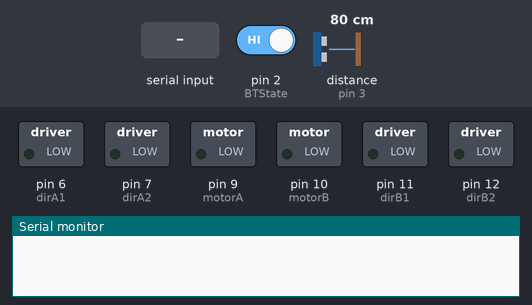
Simulated run of this sketch. Board: Arduino Uno, built with avr-gcc and run on an emulated ATmega328P. On the bench: switched loads named in the sketch (green lamp = pin HIGH), the last lines printed to the serial monitor. Wiring (inferred from the names in the program): ultrasonic range finder: trigger pin 5; echo pin 3. The inputs (shaded band) are chosen by the test bench; at power-on: pin 2 (BTState) HIGH, distance to the obstacle (sensor on pin 3) 80 cm. The echo pulse lasts 58.3 µs per cm; pins used as bus, display or sensor lines are not drawn.

Above: at 1.2 s.
1.3 s: "F" received over Serial
At 2.5 s:
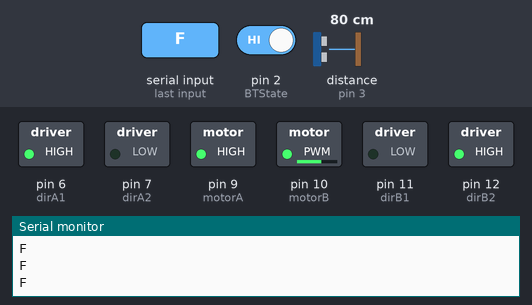
2.8 s: pin 2 (BTState) driven LOW
At 3.7 s:
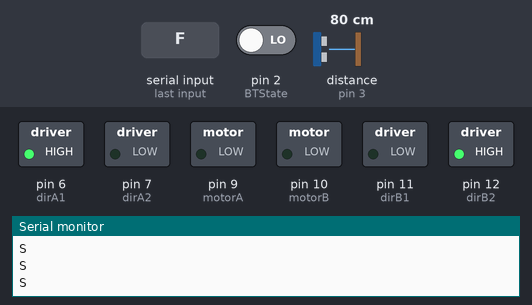
4.3 s: byte 74 ('J') received over Serial
At 5.0 s:
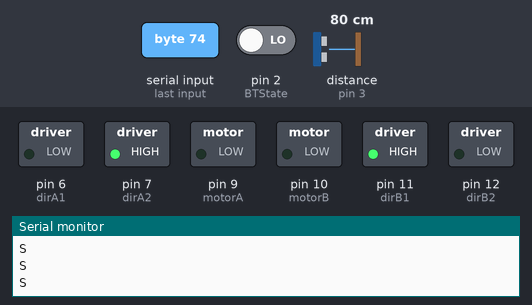
5.8 s: byte 76 ('L') received over Serial
At 6.1 s:
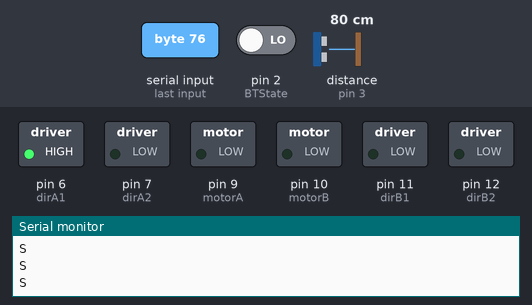
7.3 s: byte 82 ('R') received over Serial
At 8.4 s:
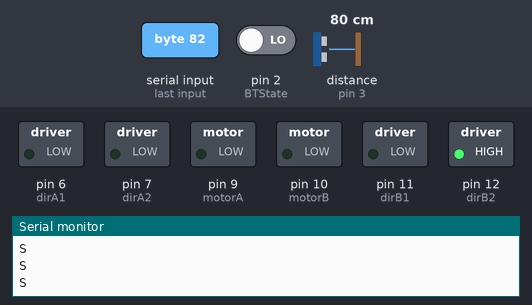
8.8 s: byte 80 ('P') received over Serial
At 9.5 s:
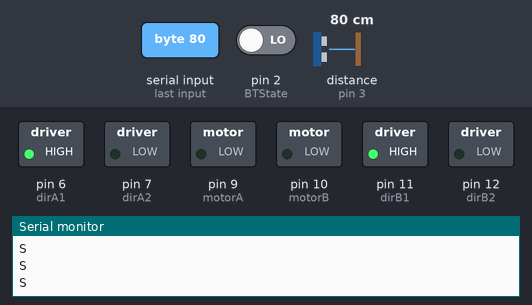
Timing chart, 0 to 11.3 s (numbered marks = the images above; inputs shaded):
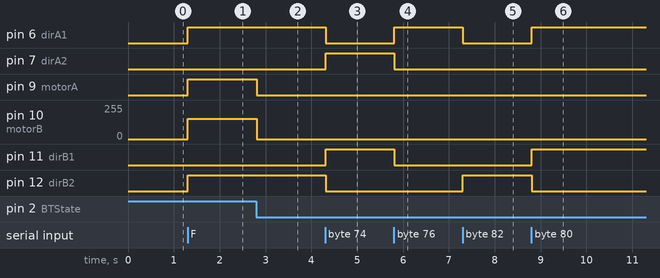

The sketch:

EasyDrive___UltraSonic.ino
```cpp
//Motor Drive Connection
const int motorA  = 9;  //Right Motor
const int dirA1  = 6;
const int dirA2  = 7;

const int motorB  = 10; //Left Motor
const int dirB1  = 11;
const int dirB2  = 12;

// SONIC
#define echoPin 3 // Echo Pin
#define trigPin 5 // Trigger Pin

int maximumRange = 55; // Maximum range needed
int minimumRange = 0; // Minimum range needed
long duration, distance; // Duration used to calculate distance

//Bluetooth (HC-05)
const int BTState = 2;

//Useful Variables
int i = 0;
int j = 0;
int state;
int vSpeed = 255;   // Default speed, from 0 to 255

void setup() {
  // Set pins as outputs:
  pinMode(motorA, OUTPUT);
  pinMode(dirA1, OUTPUT);
  pinMode(dirA2, OUTPUT);
  pinMode(motorB, OUTPUT);
  pinMode(dirB1, OUTPUT);
  pinMode(dirB2, OUTPUT);

  pinMode(trigPin, OUTPUT);
  pinMode(echoPin, INPUT);

  pinMode(BTState, INPUT);
  // Initialize serial communication at 9600 bits per second:
  Serial.begin(9600);
}

void loop() {
  //Stop car when connection lost or bluetooth disconnected
  if (digitalRead(BTState) == LOW) {
    state = 'S';
  }

  //Save income data to variable 'state'
  if (Serial.available() > 0) {
    state = Serial.read();
  }

  //Change speed if state is equal from 0 to 4. Values must be from 0 to 255 (PWM)
  if (state == '0') {
    vSpeed = 0;
  }
  else if (state == '1') {
    vSpeed = 100;
  }
  else if (state == '2') {
    vSpeed = 180;
  }
  else if (state == '3') {
    vSpeed = 200;
  }
  else if (state == '4') {
    vSpeed = 255;
  }

  digitalWrite(trigPin,LOW);
  delayMicroseconds(2);

  digitalWrite(trigPin,HIGH);
  delayMicroseconds(10);

  digitalWrite(trigPin,LOW);
  duration = pulseIn(echoPin,HIGH);

  distance = duration/58.2;

  /***********************Forward****************************/
  //If state is equal with letter 'F', car will go forward!
  if (state == 'F') {
    if ( distance > maximumRange ) {
      Forward();
    }
    Serial.println("F");
  }
  /**********************Forward Left************************/
  //If state is equal with letter 'G', car will go forward left
  else if (state == 'G') {
    analogWrite(dirA1, vSpeed);
    analogWrite(dirA2, 0);
    analogWrite(dirB1, 0);
    analogWrite(dirB2, vSpeed);

    analogWrite(motorA, vSpeed);
    analogWrite(motorB, vSpeed * 0.5);

    Serial.println("G");
  }
  /**********************Forward Right************************/
  //If state is equal with letter 'I', car will go forward right
  else if (state == 'I') {
    analogWrite(dirA1, vSpeed);
    analogWrite(dirA2, 0);
    analogWrite(dirB1, 0);
    analogWrite(dirB2, vSpeed);

    analogWrite(motorA, 0.5 * vSpeed);
    analogWrite(motorB, vSpeed);

    Serial.println("I");
  }
  /***********************Backward****************************/
  //If state is equal with letter 'B', car will go backward
  else if (state == 'B') {
    Backward();
    Serial.println("B");
  }
  /**********************Backward Left************************/
  //If state is equal with letter 'H', car will go backward left
  else if (state == 'H') {
    analogWrite(dirA1, 0);
    analogWrite(dirA2, vSpeed);
    analogWrite(dirB1, vSpeed);
    analogWrite(dirB2, 0);

    analogWrite(motorA, vSpeed);
    analogWrite(motorB, 0.5 * vSpeed);

    Serial.println("H");
  }
  /**********************Backward Right************************/
  //If state is equal with letter 'J', car will go backward right
  else if (state == 'J') {
    analogWrite(dirA1, 0);
    analogWrite(dirA2, vSpeed);
    analogWrite(dirB1, vSpeed);
    analogWrite(dirB2, 0);

    analogWrite(motorA, 0.5 * vSpeed);
    analogWrite(motorB, vSpeed);

    Serial.println("J");
  }
  /***************************Left*****************************/
  //If state is equal with letter 'L', wheels will turn left
  else if (state == 'L') {
    Left();
    Serial.println("L");
  }
  /***************************Right*****************************/
  //If state is equal with letter 'R', wheels will turn right
  else if (state == 'R') {
    Right();
    Serial.println("R");
  }
  /***************************RotateLeft*****************************/
  if (state == 'P') {
    RotateLeft();
    Serial.println("P");
  }
  /***************************RotateRight*****************************/
  if (state == 'K') {
    RotateRight();
    Serial.println("K");
  }
  /************************Stop*****************************/
  //If state is equal with letter 'S', stop the car
  else if (state == 'S') {
    Stop();
    Serial.println("S");
  }
  /************************Ultrasonic*****************************/
  if ( distance < maximumRange ) {
    Stop();
  }
}

void Forward()
{
  digitalWrite(dirA1, HIGH);
  digitalWrite(dirA2, LOW);
  digitalWrite(dirB1, LOW);
  digitalWrite(dirB2, HIGH);
  analogWrite(motorA, vSpeed);
  analogWrite(motorB, 0.6*vSpeed);
}

void Backward()
{
  digitalWrite(dirA1, LOW);
  digitalWrite(dirA2, HIGH);
  digitalWrite(dirB1, HIGH);
  digitalWrite(dirB2, LOW);
  analogWrite(motorA, vSpeed);
  analogWrite(motorB, 0.6*vSpeed);
}

void Left()
{
  digitalWrite(dirA1, HIGH);
  digitalWrite(dirA2, LOW);
  digitalWrite(dirB1, LOW);
  digitalWrite(dirB2, LOW);
  analogWrite(motorA, vSpeed);
  analogWrite(motorB, 0);
}

void Right()
{
  digitalWrite(dirA1, LOW);
  digitalWrite(dirA2, LOW);
  digitalWrite(dirB1, LOW);
  digitalWrite(dirB2, HIGH);
  analogWrite(motorA, 0);
  analogWrite(motorB, vSpeed);
}

void Stop()
{
  analogWrite(motorA, 0);
  analogWrite(motorB, 0);
}

void RotateRight()
{
  digitalWrite(dirA1, LOW);
  digitalWrite(dirA2, HIGH);
  digitalWrite(dirB1, LOW);
  digitalWrite(dirB2, HIGH);
  analogWrite(motorA, vSpeed);
  analogWrite(motorB, vSpeed);
}

void RotateLeft()
{
  digitalWrite(dirA1, HIGH);
  digitalWrite(dirA2, LOW);
  digitalWrite(dirB1, HIGH);
  digitalWrite(dirB2, LOW);
  analogWrite(motorA, vSpeed);
  analogWrite(motorB, vSpeed);
}
```

Measured:
- after the input at 1.3 s, pin 6 (dirA1), pin 9 (motorA), pin 12 (dirB2): LOW → HIGH at once; pin 10 (motorB): 0/255 → 153/255 at once
- after the input at 2.8 s, pin 9 (motorA): HIGH → LOW at once; pin 10 (motorB): 153/255 → 0/255 at once
- after the input at 4.3 s, pin 6 (dirA1), pin 12 (dirB2): HIGH → LOW at once; pin 7 (dirA2), pin 11 (dirB1): LOW → HIGH at once
- after the input at 5.8 s, pin 6 (dirA1): LOW → HIGH at once; pin 7 (dirA2), pin 11 (dirB1): HIGH → LOW at once
- after the input at 7.3 s, pin 6 (dirA1): HIGH → LOW at once; pin 12 (dirB2): LOW → HIGH at once
- after the input at 8.8 s, pin 6 (dirA1), pin 11 (dirB1): LOW → HIGH at once; pin 12 (dirB2): HIGH → LOW at once
